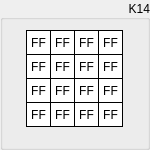
  <widget class="QGroupBox" name="groupK14">
   <property name="geometry">
    <rect>
     <x>620</x>
     <y>300</y>
     <width>150</width>
     <height>150</height>
    </rect>
   </property>
   <property name="sizePolicy">
    <sizepolicy hsizetype="Fixed" vsizetype="Fixed">
     <horstretch>0</horstretch>
     <verstretch>0</verstretch>
    </sizepolicy>
   </property>
   <property name="styleSheet">
    <string notr="true"/>
   </property>
   <property name="title">
    <string>K14</string>
   </property>
   <property name="alignment">
    <set>Qt::AlignRight|Qt::AlignTrailing|Qt::AlignVCenter</set>
   </property>
   <widget class="QLabel" name="k14byte15">
    <property name="enabled">
     <bool>true</bool>
    </property>
    <property name="geometry">
     <rect>
      <x>98</x>
      <y>102</y>
      <width>25</width>
      <height>25</height>
     </rect>
    </property>
    <property name="sizePolicy">
     <sizepolicy hsizetype="Fixed" vsizetype="Fixed">
      <horstretch>0</horstretch>
      <verstretch>0</verstretch>
     </sizepolicy>
    </property>
    <property name="font">
     <font>
      <kerning>true</kerning>
     </font>
    </property>
    <property name="layoutDirection">
     <enum>Qt::LeftToRight</enum>
    </property>
    <property name="styleSheet">
     <string notr="true">QLabel {
	 border-width: 1px;
     border-style: solid;
     border-color: black; 
     background-color: white;
}</string>
    </property>
    <property name="text">
     <string>FF</string>
    </property>
    <property name="alignment">
     <set>Qt::AlignCenter</set>
    </property>
   </widget>
   <widget class="QLabel" name="k14byte13">
    <property name="enabled">
     <bool>true</bool>
    </property>
    <property name="geometry">
     <rect>
      <x>98</x>
      <y>54</y>
      <width>25</width>
      <height>25</height>
     </rect>
    </property>
    <property name="sizePolicy">
     <sizepolicy hsizetype="Fixed" vsizetype="Fixed">
      <horstretch>0</horstretch>
      <verstretch>0</verstretch>
     </sizepolicy>
    </property>
    <property name="font">
     <font>
      <kerning>true</kerning>
     </font>
    </property>
    <property name="layoutDirection">
     <enum>Qt::LeftToRight</enum>
    </property>
    <property name="styleSheet">
     <string notr="true">QLabel {
	 border-width: 1px;
     border-style: solid;
     border-color: black; 
     background-color: white;
}</string>
    </property>
    <property name="text">
     <string>FF</string>
    </property>
    <property name="alignment">
     <set>Qt::AlignCenter</set>
    </property>
   </widget>
   <widget class="QLabel" name="k14byte14">
    <property name="enabled">
     <bool>true</bool>
    </property>
    <property name="geometry">
     <rect>
      <x>98</x>
      <y>78</y>
      <width>25</width>
      <height>25</height>
     </rect>
    </property>
    <property name="sizePolicy">
     <sizepolicy hsizetype="Fixed" vsizetype="Fixed">
      <horstretch>0</horstretch>
      <verstretch>0</verstretch>
     </sizepolicy>
    </property>
    <property name="font">
     <font>
      <kerning>true</kerning>
     </font>
    </property>
    <property name="layoutDirection">
     <enum>Qt::LeftToRight</enum>
    </property>
    <property name="styleSheet">
     <string notr="true">QLabel {
	 border-width: 1px;
     border-style: solid;
     border-color: black; 
     background-color: white;
}</string>
    </property>
    <property name="text">
     <string>FF</string>
    </property>
    <property name="alignment">
     <set>Qt::AlignCenter</set>
    </property>
   </widget>
   <widget class="QLabel" name="k14byte06">
    <property name="enabled">
     <bool>true</bool>
    </property>
    <property name="geometry">
     <rect>
      <x>50</x>
      <y>78</y>
      <width>25</width>
      <height>25</height>
     </rect>
    </property>
    <property name="sizePolicy">
     <sizepolicy hsizetype="Fixed" vsizetype="Fixed">
      <horstretch>0</horstretch>
      <verstretch>0</verstretch>
     </sizepolicy>
    </property>
    <property name="font">
     <font>
      <kerning>true</kerning>
     </font>
    </property>
    <property name="layoutDirection">
     <enum>Qt::LeftToRight</enum>
    </property>
    <property name="styleSheet">
     <string notr="true">QLabel {
	 border-width: 1px;
     border-style: solid;
     border-color: black; 
     background-color: white;
}</string>
    </property>
    <property name="text">
     <string>FF</string>
    </property>
    <property name="alignment">
     <set>Qt::AlignCenter</set>
    </property>
   </widget>
   <widget class="QLabel" name="k14byte04">
    <property name="enabled">
     <bool>true</bool>
    </property>
    <property name="geometry">
     <rect>
      <x>50</x>
      <y>30</y>
      <width>25</width>
      <height>25</height>
     </rect>
    </property>
    <property name="sizePolicy">
     <sizepolicy hsizetype="Fixed" vsizetype="Fixed">
      <horstretch>0</horstretch>
      <verstretch>0</verstretch>
     </sizepolicy>
    </property>
    <property name="font">
     <font>
      <kerning>true</kerning>
     </font>
    </property>
    <property name="layoutDirection">
     <enum>Qt::LeftToRight</enum>
    </property>
    <property name="styleSheet">
     <string notr="true">QLabel {
	 border-width: 1px;
     border-style: solid;
     border-color: black; 
     background-color: white;
}</string>
    </property>
    <property name="text">
     <string>FF</string>
    </property>
    <property name="alignment">
     <set>Qt::AlignCenter</set>
    </property>
   </widget>
   <widget class="QLabel" name="k14byte02">
    <property name="enabled">
     <bool>true</bool>
    </property>
    <property name="geometry">
     <rect>
      <x>26</x>
      <y>78</y>
      <width>25</width>
      <height>25</height>
     </rect>
    </property>
    <property name="sizePolicy">
     <sizepolicy hsizetype="Fixed" vsizetype="Fixed">
      <horstretch>0</horstretch>
      <verstretch>0</verstretch>
     </sizepolicy>
    </property>
    <property name="font">
     <font>
      <kerning>true</kerning>
     </font>
    </property>
    <property name="layoutDirection">
     <enum>Qt::LeftToRight</enum>
    </property>
    <property name="styleSheet">
     <string notr="true">QLabel {
	 border-width: 1px;
     border-style: solid;
     border-color: black; 
     background-color: white;
}</string>
    </property>
    <property name="text">
     <string>FF</string>
    </property>
    <property name="alignment">
     <set>Qt::AlignCenter</set>
    </property>
   </widget>
   <widget class="QLabel" name="k14byte10">
    <property name="enabled">
     <bool>true</bool>
    </property>
    <property name="geometry">
     <rect>
      <x>74</x>
      <y>78</y>
      <width>25</width>
      <height>25</height>
     </rect>
    </property>
    <property name="sizePolicy">
     <sizepolicy hsizetype="Fixed" vsizetype="Fixed">
      <horstretch>0</horstretch>
      <verstretch>0</verstretch>
     </sizepolicy>
    </property>
    <property name="font">
     <font>
      <kerning>true</kerning>
     </font>
    </property>
    <property name="layoutDirection">
     <enum>Qt::LeftToRight</enum>
    </property>
    <property name="styleSheet">
     <string notr="true">QLabel {
	 border-width: 1px;
     border-style: solid;
     border-color: black; 
     background-color: white;
}</string>
    </property>
    <property name="text">
     <string>FF</string>
    </property>
    <property name="alignment">
     <set>Qt::AlignCenter</set>
    </property>
   </widget>
   <widget class="QLabel" name="k14byte09">
    <property name="enabled">
     <bool>true</bool>
    </property>
    <property name="geometry">
     <rect>
      <x>74</x>
      <y>54</y>
      <width>25</width>
      <height>25</height>
     </rect>
    </property>
    <property name="sizePolicy">
     <sizepolicy hsizetype="Fixed" vsizetype="Fixed">
      <horstretch>0</horstretch>
      <verstretch>0</verstretch>
     </sizepolicy>
    </property>
    <property name="font">
     <font>
      <kerning>true</kerning>
     </font>
    </property>
    <property name="layoutDirection">
     <enum>Qt::LeftToRight</enum>
    </property>
    <property name="styleSheet">
     <string notr="true">QLabel {
	 border-width: 1px;
     border-style: solid;
     border-color: black; 
     background-color: white;
}</string>
    </property>
    <property name="text">
     <string>FF</string>
    </property>
    <property name="alignment">
     <set>Qt::AlignCenter</set>
    </property>
   </widget>
   <widget class="QLabel" name="k14byte01">
    <property name="enabled">
     <bool>true</bool>
    </property>
    <property name="geometry">
     <rect>
      <x>26</x>
      <y>54</y>
      <width>25</width>
      <height>25</height>
     </rect>
    </property>
    <property name="sizePolicy">
     <sizepolicy hsizetype="Fixed" vsizetype="Fixed">
      <horstretch>0</horstretch>
      <verstretch>0</verstretch>
     </sizepolicy>
    </property>
    <property name="font">
     <font>
      <kerning>true</kerning>
     </font>
    </property>
    <property name="layoutDirection">
     <enum>Qt::LeftToRight</enum>
    </property>
    <property name="styleSheet">
     <string notr="true">QLabel {
	 border-width: 1px;
     border-style: solid;
     border-color: black; 
     background-color: white;
}</string>
    </property>
    <property name="text">
     <string>FF</string>
    </property>
    <property name="alignment">
     <set>Qt::AlignCenter</set>
    </property>
   </widget>
   <widget class="QLabel" name="k14byte08">
    <property name="enabled">
     <bool>true</bool>
    </property>
    <property name="geometry">
     <rect>
      <x>74</x>
      <y>30</y>
      <width>25</width>
      <height>25</height>
     </rect>
    </property>
    <property name="sizePolicy">
     <sizepolicy hsizetype="Fixed" vsizetype="Fixed">
      <horstretch>0</horstretch>
      <verstretch>0</verstretch>
     </sizepolicy>
    </property>
    <property name="font">
     <font>
      <kerning>true</kerning>
     </font>
    </property>
    <property name="layoutDirection">
     <enum>Qt::LeftToRight</enum>
    </property>
    <property name="styleSheet">
     <string notr="true">QLabel {
	 border-width: 1px;
     border-style: solid;
     border-color: black; 
     background-color: white;
}</string>
    </property>
    <property name="text">
     <string>FF</string>
    </property>
    <property name="alignment">
     <set>Qt::AlignCenter</set>
    </property>
   </widget>
   <widget class="QLabel" name="k14byte00">
    <property name="enabled">
     <bool>true</bool>
    </property>
    <property name="geometry">
     <rect>
      <x>26</x>
      <y>30</y>
      <width>25</width>
      <height>25</height>
     </rect>
    </property>
    <property name="sizePolicy">
     <sizepolicy hsizetype="Fixed" vsizetype="Fixed">
      <horstretch>0</horstretch>
      <verstretch>0</verstretch>
     </sizepolicy>
    </property>
    <property name="font">
     <font>
      <kerning>true</kerning>
     </font>
    </property>
    <property name="layoutDirection">
     <enum>Qt::LeftToRight</enum>
    </property>
    <property name="styleSheet">
     <string notr="true">QLabel {
	 border-width: 1px;
     border-style: solid;
     border-color: black; 
     background-color: white;
}</string>
    </property>
    <property name="text">
     <string>FF</string>
    </property>
    <property name="alignment">
     <set>Qt::AlignCenter</set>
    </property>
    <property name="wordWrap">
     <bool>false</bool>
    </property>
   </widget>
   <widget class="QLabel" name="k14byte07">
    <property name="enabled">
     <bool>true</bool>
    </property>
    <property name="geometry">
     <rect>
      <x>50</x>
      <y>102</y>
      <width>25</width>
      <height>25</height>
     </rect>
    </property>
    <property name="sizePolicy">
     <sizepolicy hsizetype="Fixed" vsizetype="Fixed">
      <horstretch>0</horstretch>
      <verstretch>0</verstretch>
     </sizepolicy>
    </property>
    <property name="font">
     <font>
      <kerning>true</kerning>
     </font>
    </property>
    <property name="layoutDirection">
     <enum>Qt::LeftToRight</enum>
    </property>
    <property name="styleSheet">
     <string notr="true">QLabel {
	 border-width: 1px;
     border-style: solid;
     border-color: black; 
     background-color: white;
}</string>
    </property>
    <property name="text">
     <string>FF</string>
    </property>
    <property name="alignment">
     <set>Qt::AlignCenter</set>
    </property>
   </widget>
   <widget class="QLabel" name="k14byte12">
    <property name="enabled">
     <bool>true</bool>
    </property>
    <property name="geometry">
     <rect>
      <x>98</x>
      <y>30</y>
      <width>25</width>
      <height>25</height>
     </rect>
    </property>
    <property name="sizePolicy">
     <sizepolicy hsizetype="Fixed" vsizetype="Fixed">
      <horstretch>0</horstretch>
      <verstretch>0</verstretch>
     </sizepolicy>
    </property>
    <property name="font">
     <font>
      <kerning>true</kerning>
     </font>
    </property>
    <property name="layoutDirection">
     <enum>Qt::LeftToRight</enum>
    </property>
    <property name="styleSheet">
     <string notr="true">QLabel {
	 border-width: 1px;
     border-style: solid;
     border-color: black; 
     background-color: white;
}</string>
    </property>
    <property name="text">
     <string>FF</string>
    </property>
    <property name="alignment">
     <set>Qt::AlignCenter</set>
    </property>
   </widget>
   <widget class="QLabel" name="k14byte03">
    <property name="enabled">
     <bool>true</bool>
    </property>
    <property name="geometry">
     <rect>
      <x>26</x>
      <y>102</y>
      <width>25</width>
      <height>25</height>
     </rect>
    </property>
    <property name="sizePolicy">
     <sizepolicy hsizetype="Fixed" vsizetype="Fixed">
      <horstretch>0</horstretch>
      <verstretch>0</verstretch>
     </sizepolicy>
    </property>
    <property name="font">
     <font>
      <kerning>true</kerning>
     </font>
    </property>
    <property name="layoutDirection">
     <enum>Qt::LeftToRight</enum>
    </property>
    <property name="styleSheet">
     <string notr="true">QLabel {
	 border-width: 1px;
     border-style: solid;
     border-color: black; 
     background-color: white;
}</string>
    </property>
    <property name="text">
     <string>FF</string>
    </property>
    <property name="alignment">
     <set>Qt::AlignCenter</set>
    </property>
   </widget>
   <widget class="QLabel" name="k14byte11">
    <property name="enabled">
     <bool>true</bool>
    </property>
    <property name="geometry">
     <rect>
      <x>74</x>
      <y>102</y>
      <width>25</width>
      <height>25</height>
     </rect>
    </property>
    <property name="sizePolicy">
     <sizepolicy hsizetype="Fixed" vsizetype="Fixed">
      <horstretch>0</horstretch>
      <verstretch>0</verstretch>
     </sizepolicy>
    </property>
    <property name="font">
     <font>
      <kerning>true</kerning>
     </font>
    </property>
    <property name="layoutDirection">
     <enum>Qt::LeftToRight</enum>
    </property>
    <property name="styleSheet">
     <string notr="true">QLabel {
	 border-width: 1px;
     border-style: solid;
     border-color: black; 
     background-color: white;
}</string>
    </property>
    <property name="text">
     <string>FF</string>
    </property>
    <property name="alignment">
     <set>Qt::AlignCenter</set>
    </property>
   </widget>
   <widget class="QLabel" name="k14byte05">
    <property name="enabled">
     <bool>true</bool>
    </property>
    <property name="geometry">
     <rect>
      <x>50</x>
      <y>54</y>
      <width>25</width>
      <height>25</height>
     </rect>
    </property>
    <property name="sizePolicy">
     <sizepolicy hsizetype="Fixed" vsizetype="Fixed">
      <horstretch>0</horstretch>
      <verstretch>0</verstretch>
     </sizepolicy>
    </property>
    <property name="font">
     <font>
      <kerning>true</kerning>
     </font>
    </property>
    <property name="layoutDirection">
     <enum>Qt::LeftToRight</enum>
    </property>
    <property name="styleSheet">
     <string notr="true">QLabel {
	 border-width: 1px;
     border-style: solid;
     border-color: black; 
     background-color: white;
}</string>
    </property>
    <property name="text">
     <string>FF</string>
    </property>
    <property name="alignment">
     <set>Qt::AlignCenter</set>
    </property>
   </widget>
  </widget>
